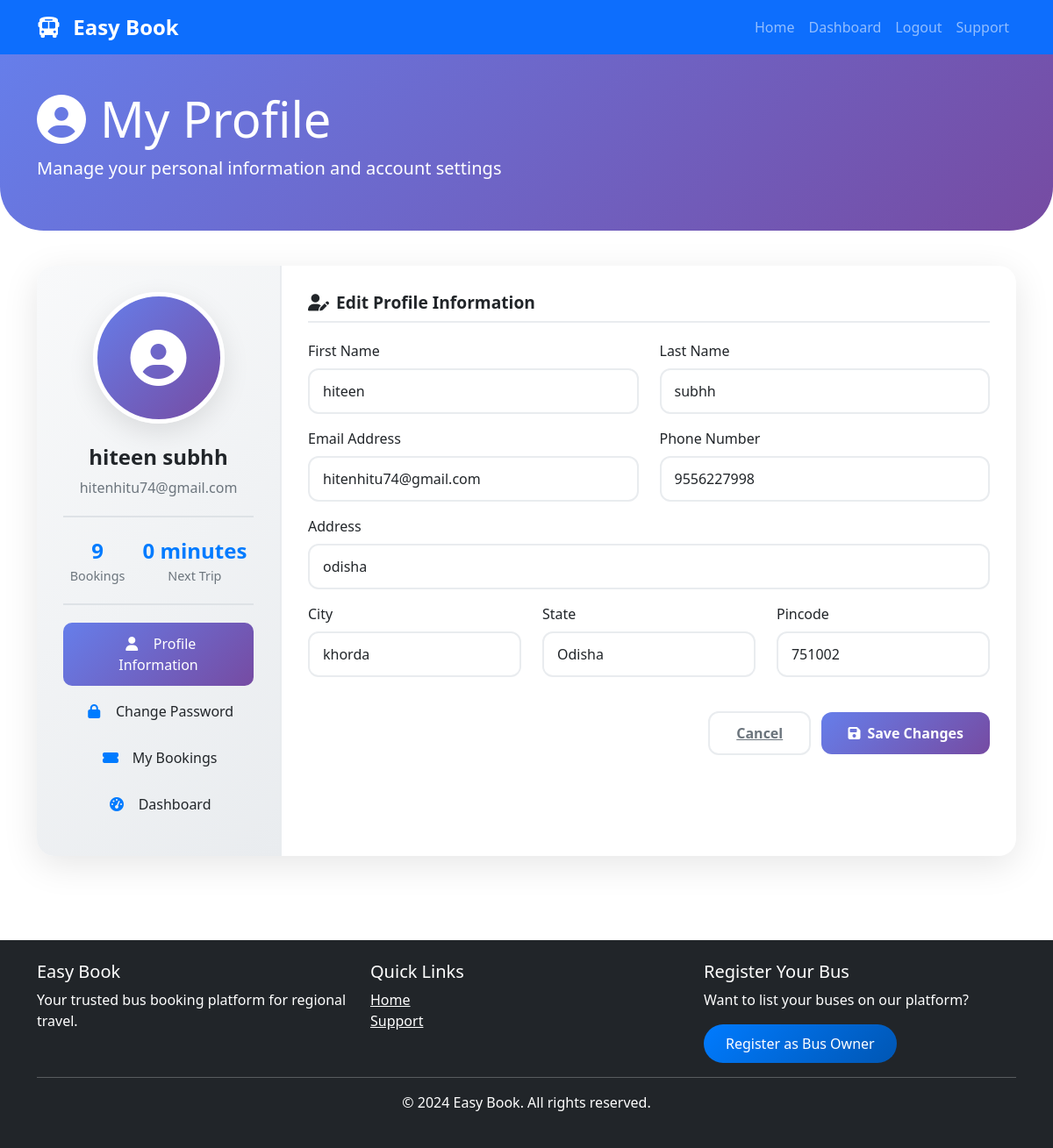
The app's page /accounts/profile/ (signed in) with its own data.
### easybook/apps/accounts/models.py (models this page shows, shortened)
class User(AbstractUser):
    USER_TYPES = (
        ('customer', 'Customer'),
        ('bus_owner', 'Bus Owner'),
        ('admin', 'Admin'),
    )
    user_type = models.CharField(max_length=20, choices=USER_TYPES, default='customer')
    phone = models.CharField(max_length=15, unique=True)
    email_verified = models.BooleanField(default=False)
    phone_verified = models.BooleanField(default=False)
    profile_pic = models.ImageField(upload_to='profile_pics/', null=True, blank=True)
    address = models.CharField(max_length=255, blank=True, null=True)
    city = models.CharField(max_length=100, blank=True, null=True)
    state = models.CharField(max_length=100, blank=True, null=True)
    pincode = models.CharField(max_length=10, blank=True, null=True)
    date_of_birth = models.DateField(null=True, blank=True)
    created_at = models.DateTimeField(auto_now_add=True)
    updated_at = models.DateTimeField(auto_now=True)
    groups = models.ManyToManyField(
        'auth.Group',
        verbose_name='groups',
        blank=True,
        help_text='The groups this user belongs to.',
        related_name="custom_user_set",
        related_query_name="custom_user",
    )
    user_permissions = models.ManyToManyField(
        'auth.Permission',
        verbose_name='user permissions',
        blank=True,
        help_text='Specific permissions for this user.',
        related_name="custom_user_set",
        related_query_name="custom_user",
    )

### easybook/apps/bookings/models.py (models this page shows, shortened)
class Booking(models.Model):
    BOOKING_STATUS = (
        ('pending', 'Pending'),
        ('confirmed', 'Confirmed'),
        ('cancelled', 'Cancelled'),
        ('completed', 'Completed'),
    )
    user = models.ForeignKey(User, on_delete=models.CASCADE, limit_choices_to={'user_type': 'customer'}, related_name='customer_bookings')
    route = models.ForeignKey(Route, on_delete=models.CASCADE, related_name='route_bookings')
    booking_date = models.DateTimeField(auto_now_add=True)
    journey_date = models.DateField()
    total_amount = models.DecimalField(max_digits=10, decimal_places=2)
    status = models.CharField(max_length=20, choices=BOOKING_STATUS, default='pending')
    payment_id = models.CharField(max_length=100, blank=True, null=True)
    payment_method = models.CharField(max_length=50, blank=True, null=True)
    booking_reference = models.CharField(max_length=20, unique=True)

### easybook/apps/accounts/views.py (the view, shortened to what this page needs)
# urls.py: path('profile/', views.profile_view, name='profile'),
@login_required
def profile_view(request):
    return render(request, 'customer/profile.html', {'user': request.user})

### templates/customer/profile.html (shortened to what this page needs)
{% extends 'base.html' %}
{% load static %}
{% block content %}
<div class="profile-header">
    <div class="container">
        <h1 class="display-4"><i class="fas fa-user-circle me-3"></i>My Profile</h1>
        <p class="lead">Manage your personal information and account settings</p>
    </div>
</div>
<div class="container mb-5">
    <div class="profile-card">
        <div class="row g-0">
            <div class="col-md-3">
                <div class="profile-sidebar">
                    <div class="profile-avatar">
                        <i class="fas fa-user-circle"></i>
                    </div>
                    <div class="profile-name">{{ user.get_full_name|default:user.username }}</div>
                    <div class="profile-email">{{ user.email }}</div>
                    <div class="profile-stats">
                        <div class="stat-item">
                            <div class="stat-value">{{ user.customer_bookings.count }}</div>
                            <div class="stat-label">Bookings</div>
                        </div>
                        <div class="stat-item">
                            <div class="stat-value">
                                {% if user.customer_bookings.all %}
                                    {{ user.customer_bookings.all.0.journey_date|timeuntil }}
                                {% else %}
                                    0
                                {% endif %}
                            </div>
                            <div class="stat-label">Next Trip</div>
                        </div>
                    </div>
                    <div class="nav flex-column nav-pills">
                        <a class="nav-link active" href="#profile" data-bs-toggle="pill">
                            <i class="fas fa-user me-2"></i> Profile Information
                        </a>
                        <a class="nav-link" href="#password" data-bs-toggle="pill">
                            <i class="fas fa-lock me-2"></i> Change Password
                        </a>
                        <a class="nav-link" href="{% url 'my_bookings' %}">
                            <i class="fas fa-ticket-alt me-2"></i> My Bookings
                        </a>
                        <a class="nav-link" href="{% url 'dashboard' %}">
                            <i class="fas fa-tachometer-alt me-2"></i> Dashboard
                        </a>
                    </div>
                </div>
            </div>
            <div class="col-md-9">
                <div class="profile-content">
                    <div class="tab-content">
                        <div class="tab-pane fade show active" id="profile">
                            <h4 class="form-section-title"><i class="fas fa-user-edit me-2"></i>Edit Profile Information</h4>
                            <form method="POST" action="{% url 'profile' %}">
                                <div class="row">
                                    <div class="col-md-6 mb-3">
                                        <label class="form-label">First Name</label>
                                        <input type="text" class="form-control" name="first_name"
                                               value="{{ user.first_name }}" placeholder="Enter first name">
                                    </div>
                                    <div class="col-md-6 mb-3">
                                        <label class="form-label">Last Name</label>
                                        <input type="text" class="form-control" name="last_name"
                                               value="{{ user.last_name }}" placeholder="Enter last name">
                                    </div>
                                </div>
                                <div class="row">
                                    <div class="col-md-6 mb-3">
                                        <label class="form-label">Email Address</label>
                                        <input type="email" class="form-control" name="email"
                                               value="{{ user.email }}" required placeholder="Enter email">
                                    </div>
                                    <div class="col-md-6 mb-3">
                                        <label class="form-label">Phone Number</label>
                                        <input type="tel" class="form-control" name="phone"
                                               value="{{ user.phone }}" required placeholder="Enter phone number">
                                    </div>
                                </div>
                                <div class="mb-3">
                                    <label class="form-label">Address</label>
                                    <input type="text" class="form-control" name="address"
                                           value="{{ user.address|default:'' }}" placeholder="Enter address">
                                </div>
                                <div class="row">
                                    <div class="col-md-4 mb-3">
                                        <label class="form-label">City</label>
                                        <input type="text" class="form-control" name="city"
                                               value="{{ user.city|default:'' }}" placeholder="City">
                                    </div>
                                    <div class="col-md-4 mb-3">
                                        <label class="form-label">State</label>
                                        <input type="text" class="form-control" name="state"
                                               value="{{ user.state|default:'' }}" placeholder="State">
                                    </div>
                                    <div class="col-md-4 mb-3">
                                        <label class="form-label">Pincode</label>
                                        <input type="text" class="form-control" name="pincode"
                                               value="{{ user.pincode|default:'' }}" placeholder="Pincode">
                                    </div>
                                </div>
                                <div class="text-end mt-4">
                                    <a href="{% url 'dashboard' %}" class="btn-cancel me-2">Cancel</a>
                                    <button type="submit" class="btn-save">
                                        <i class="fas fa-save me-2"></i>Save Changes
                                    </button>
                                </div>
                            </form>
                        </div>
                    </div>
                </div>
            </div>
        </div>
    </div>
</div>
{% endblock %}

### static/css/style.css (style rules this page uses)
:root { --primary-color: #007bff; --secondary-color: #6c757d; }
body { font-family: 'Segoe UI', Tahoma, Geneva, Verdana, sans-serif; min-height: 100vh; display: flex; flex-direction: column; }

### templates/customer/profile.html (style rules this page uses)
.profile-header { background: linear-gradient(135deg, #667eea 0%, #764ba2 100%); padding: 40px 0; margin-bottom: 40px; border-radius: 0 0 50px 50px; color: white; }
.profile-card { background: white; border-radius: 20px; box-shadow: 0 10px 40px rgba(0,0,0,0.1); overflow: hidden; }
.profile-sidebar { background: linear-gradient(135deg, #f8f9fa, #e9ecef); padding: 30px; text-align: center; border-right: 2px solid #e9ecef; height: 100%; }
.profile-avatar { width: 150px; height: 150px; background: linear-gradient(135deg, #667eea, #764ba2); border-radius: 50%; display: flex; align-items: center; justify-content: center; margin: 0 auto 20px; color: white; font-size: 4rem; border: 5px solid white; box-shadow: 0 10px 30px rgba(0,0,0,0.1); }
.profile-name { font-size: 1.5rem; font-weight: 700; color: var(--dark-text); margin-bottom: 5px; }
.profile-email { color: #6c757d; margin-bottom: 20px; }
.profile-stats { display: flex; justify-content: center; gap: 20px; margin: 20px 0; padding: 20px 0; border-top: 2px solid #dee2e6; border-bottom: 2px solid #dee2e6; }
.stat-item { text-align: center; }
.stat-value { font-size: 1.5rem; font-weight: 700; color: var(--primary-color); }
.stat-label { color: #6c757d; font-size: 0.9rem; }
.nav-pills .nav-link { color: var(--dark-text); border-radius: 10px; padding: 12px 20px; margin-bottom: 5px; transition: all 0.3s; }
.nav-pills .nav-link i { width: 25px; color: var(--primary-color); }
.nav-pills .nav-link.active { background: linear-gradient(135deg, #667eea, #764ba2); color: white; }
.nav-pills .nav-link.active i { color: white; }
.profile-content { padding: 30px; }
.form-section-title { font-size: 1.2rem; font-weight: 600; color: var(--dark-text); margin-bottom: 20px; padding-bottom: 10px; border-bottom: 2px solid #e9ecef; }
.form-label { font-weight: 500; color: var(--dark-text); margin-bottom: 8px; }
.form-control { border: 2px solid #e9ecef; border-radius: 12px; padding: 12px 15px; transition: all 0.3s; }
.btn-save { background: linear-gradient(135deg, #667eea, #764ba2); color: white; border: none; border-radius: 12px; padding: 12px 30px; font-weight: 600; transition: all 0.3s; }
.btn-cancel { background: white; color: #6c757d; border: 2px solid #e9ecef; border-radius: 12px; padding: 12px 30px; font-weight: 600; transition: all 0.3s; }

### records on screen
User: get_full_name "hiteen subhh", email "hitenhitu74@gmail.com", customer_bookings.count "9", customer_bookings.all.0.journey_date "0 minutes", first_name "hiteen", last_name "subhh", phone "9556227998", address "odisha", city "khorda", state "Odisha", pincode "751002"
